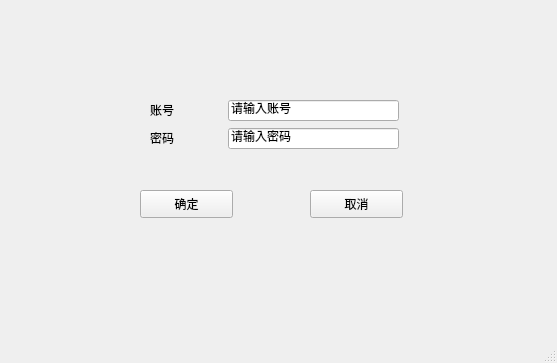
<?xml version="1.0" encoding="UTF-8"?>
<ui version="4.0">
 <class>MainWindow</class>
 <widget class="QMainWindow" name="MainWindow">
  <property name="geometry">
   <rect>
    <x>0</x>
    <y>0</y>
    <width>557</width>
    <height>363</height>
   </rect>
  </property>
  <property name="windowTitle">
   <string>BIBA模型登录</string>
  </property>
  <widget class="QWidget" name="centralwidget">
   <widget class="QPushButton" name="pushButton">
    <property name="geometry">
     <rect>
      <x>140</x>
      <y>190</y>
      <width>93</width>
      <height>28</height>
     </rect>
    </property>
    <property name="text">
     <string>确定</string>
    </property>
   </widget>
   <widget class="QPushButton" name="pushButton_2">
    <property name="geometry">
     <rect>
      <x>310</x>
      <y>190</y>
      <width>93</width>
      <height>28</height>
     </rect>
    </property>
    <property name="text">
     <string>取消</string>
    </property>
   </widget>
   <widget class="QLineEdit" name="lineEdit">
    <property name="geometry">
     <rect>
      <x>228</x>
      <y>100</y>
      <width>171</width>
      <height>21</height>
     </rect>
    </property>
    <property name="text">
     <string>请输入账号</string>
    </property>
   </widget>
   <widget class="QLineEdit" name="lineEdit_2">
    <property name="geometry">
     <rect>
      <x>228</x>
      <y>128</y>
      <width>171</width>
      <height>21</height>
     </rect>
    </property>
    <property name="text">
     <string>请输入密码</string>
    </property>
   </widget>
   <widget class="QLabel" name="label">
    <property name="geometry">
     <rect>
      <x>150</x>
      <y>100</y>
      <width>71</width>
      <height>20</height>
     </rect>
    </property>
    <property name="text">
     <string>账号</string>
    </property>
   </widget>
   <widget class="QLabel" name="label_2">
    <property name="geometry">
     <rect>
      <x>150</x>
      <y>128</y>
      <width>71</width>
      <height>20</height>
     </rect>
    </property>
    <property name="text">
     <string>密码</string>
    </property>
   </widget>
  </widget>
  <widget class="QMenuBar" name="menubar">
   <property name="geometry">
    <rect>
     <x>0</x>
     <y>0</y>
     <width>557</width>
     <height>26</height>
    </rect>
   </property>
  </widget>
  <widget class="QStatusBar" name="statusbar"/>
 </widget>
 <tabstops>
  <tabstop>lineEdit</tabstop>
  <tabstop>lineEdit_2</tabstop>
  <tabstop>pushButton</tabstop>
  <tabstop>pushButton_2</tabstop>
 </tabstops>
 <resources/>
 <connections>
  <connection>
   <sender>pushButton_2</sender>
   <signal>clicked()</signal>
   <receiver>MainWindow</receiver>
   <slot>close()</slot>
   <hints>
    <hint type="sourcelabel">
     <x>374</x>
     <y>230</y>
    </hint>
    <hint type="destinationlabel">
     <x>466</x>
     <y>309</y>
    </hint>
   </hints>
  </connection>
 </connections>
</ui>
